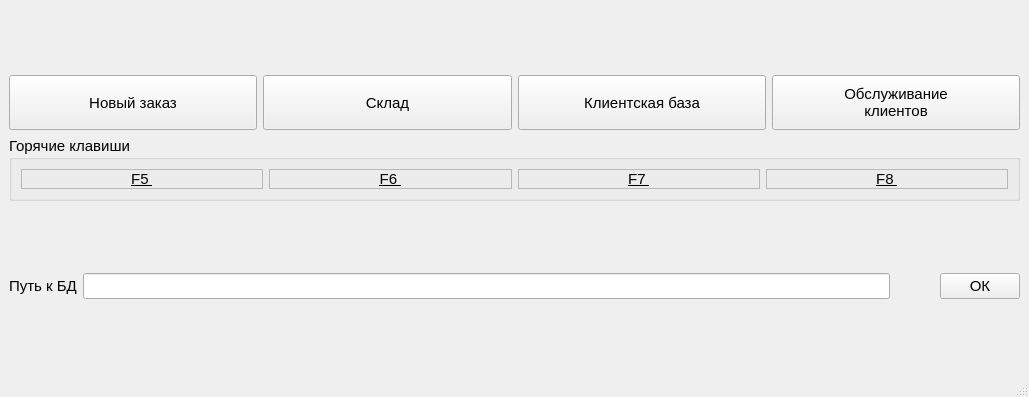
<?xml version="1.0" encoding="UTF-8"?>
<ui version="4.0">
 <class>PrimeWindow</class>
 <widget class="QMainWindow" name="PrimeWindow">
  <property name="windowModality">
   <enum>Qt::WindowModal</enum>
  </property>
  <property name="geometry">
   <rect>
    <x>0</x>
    <y>0</y>
    <width>1029</width>
    <height>397</height>
   </rect>
  </property>
  <property name="font">
   <font>
    <pointsize>11</pointsize>
   </font>
  </property>
  <property name="windowTitle">
   <string>Главное окно программы</string>
  </property>
  <widget class="QWidget" name="centralwidget">
   <layout class="QVBoxLayout" name="verticalLayout">
    <item>
     <spacer name="verticalSpacer_2">
      <property name="orientation">
       <enum>Qt::Vertical</enum>
      </property>
      <property name="sizeHint" stdset="0">
       <size>
        <width>20</width>
        <height>40</height>
       </size>
      </property>
     </spacer>
    </item>
    <item>
     <layout class="QHBoxLayout" name="horizontalLayout">
      <item>
       <widget class="QPushButton" name="newOrderButton">
        <property name="sizePolicy">
         <sizepolicy hsizetype="Minimum" vsizetype="Fixed">
          <horstretch>0</horstretch>
          <verstretch>0</verstretch>
         </sizepolicy>
        </property>
        <property name="minimumSize">
         <size>
          <width>190</width>
          <height>55</height>
         </size>
        </property>
        <property name="font">
         <font>
          <pointsize>11</pointsize>
         </font>
        </property>
        <property name="text">
         <string>Новый заказ</string>
        </property>
       </widget>
      </item>
      <item>
       <widget class="QPushButton" name="stockButton">
        <property name="minimumSize">
         <size>
          <width>190</width>
          <height>55</height>
         </size>
        </property>
        <property name="font">
         <font>
          <pointsize>11</pointsize>
         </font>
        </property>
        <property name="text">
         <string>Склад</string>
        </property>
       </widget>
      </item>
      <item>
       <widget class="QPushButton" name="clientsBaseButton">
        <property name="minimumSize">
         <size>
          <width>190</width>
          <height>55</height>
         </size>
        </property>
        <property name="font">
         <font>
          <pointsize>11</pointsize>
         </font>
        </property>
        <property name="text">
         <string>Клиентская база</string>
        </property>
       </widget>
      </item>
      <item>
       <widget class="QPushButton" name="serviceClientsButtton">
        <property name="minimumSize">
         <size>
          <width>190</width>
          <height>55</height>
         </size>
        </property>
        <property name="font">
         <font>
          <pointsize>11</pointsize>
         </font>
        </property>
        <property name="text">
         <string>Обслуживание 
клиентов</string>
        </property>
       </widget>
      </item>
     </layout>
    </item>
    <item>
     <widget class="QGroupBox" name="groupBox">
      <property name="title">
       <string>Горячие клавиши</string>
      </property>
      <layout class="QHBoxLayout" name="horizontalLayout_4">
       <item>
        <layout class="QHBoxLayout" name="horizontalLayout_3">
         <item>
          <widget class="QLabel" name="label_2">
           <property name="minimumSize">
            <size>
             <width>240</width>
             <height>0</height>
            </size>
           </property>
           <property name="font">
            <font>
             <pointsize>11</pointsize>
             <weight>50</weight>
             <bold>false</bold>
             <underline>true</underline>
            </font>
           </property>
           <property name="frameShape">
            <enum>QFrame::StyledPanel</enum>
           </property>
           <property name="frameShadow">
            <enum>QFrame::Plain</enum>
           </property>
           <property name="text">
            <string>F5 </string>
           </property>
           <property name="alignment">
            <set>Qt::AlignCenter</set>
           </property>
          </widget>
         </item>
         <item>
          <widget class="QLabel" name="label_3">
           <property name="minimumSize">
            <size>
             <width>240</width>
             <height>0</height>
            </size>
           </property>
           <property name="font">
            <font>
             <pointsize>11</pointsize>
             <weight>50</weight>
             <bold>false</bold>
             <underline>true</underline>
            </font>
           </property>
           <property name="frameShape">
            <enum>QFrame::StyledPanel</enum>
           </property>
           <property name="text">
            <string>F6 </string>
           </property>
           <property name="alignment">
            <set>Qt::AlignCenter</set>
           </property>
          </widget>
         </item>
         <item>
          <widget class="QLabel" name="label_4">
           <property name="minimumSize">
            <size>
             <width>240</width>
             <height>0</height>
            </size>
           </property>
           <property name="font">
            <font>
             <pointsize>11</pointsize>
             <weight>50</weight>
             <bold>false</bold>
             <underline>true</underline>
            </font>
           </property>
           <property name="frameShape">
            <enum>QFrame::StyledPanel</enum>
           </property>
           <property name="text">
            <string>F7 </string>
           </property>
           <property name="alignment">
            <set>Qt::AlignCenter</set>
           </property>
          </widget>
         </item>
         <item>
          <widget class="QLabel" name="label_5">
           <property name="minimumSize">
            <size>
             <width>240</width>
             <height>0</height>
            </size>
           </property>
           <property name="font">
            <font>
             <pointsize>11</pointsize>
             <weight>50</weight>
             <bold>false</bold>
             <underline>true</underline>
            </font>
           </property>
           <property name="frameShape">
            <enum>QFrame::StyledPanel</enum>
           </property>
           <property name="text">
            <string>F8 </string>
           </property>
           <property name="alignment">
            <set>Qt::AlignCenter</set>
           </property>
          </widget>
         </item>
        </layout>
       </item>
      </layout>
     </widget>
    </item>
    <item>
     <spacer name="verticalSpacer_3">
      <property name="orientation">
       <enum>Qt::Vertical</enum>
      </property>
      <property name="sizeHint" stdset="0">
       <size>
        <width>20</width>
        <height>40</height>
       </size>
      </property>
     </spacer>
    </item>
    <item>
     <layout class="QHBoxLayout" name="horizontalLayout_2">
      <item>
       <widget class="QLabel" name="label">
        <property name="font">
         <font>
          <pointsize>11</pointsize>
         </font>
        </property>
        <property name="text">
         <string>Путь к БД</string>
        </property>
       </widget>
      </item>
      <item>
       <widget class="QLineEdit" name="lineEdit">
        <property name="font">
         <font>
          <pointsize>11</pointsize>
         </font>
        </property>
       </widget>
      </item>
      <item>
       <spacer name="horizontalSpacer_6">
        <property name="orientation">
         <enum>Qt::Horizontal</enum>
        </property>
        <property name="sizeType">
         <enum>QSizePolicy::Fixed</enum>
        </property>
        <property name="sizeHint" stdset="0">
         <size>
          <width>44</width>
          <height>20</height>
         </size>
        </property>
       </spacer>
      </item>
      <item>
       <widget class="QPushButton" name="pushButton">
        <property name="font">
         <font>
          <pointsize>11</pointsize>
         </font>
        </property>
        <property name="text">
         <string>ОК</string>
        </property>
       </widget>
      </item>
     </layout>
    </item>
    <item>
     <spacer name="verticalSpacer">
      <property name="orientation">
       <enum>Qt::Vertical</enum>
      </property>
      <property name="sizeHint" stdset="0">
       <size>
        <width>20</width>
        <height>40</height>
       </size>
      </property>
     </spacer>
    </item>
   </layout>
  </widget>
  <widget class="QMenuBar" name="menubar">
   <property name="geometry">
    <rect>
     <x>0</x>
     <y>0</y>
     <width>1029</width>
     <height>31</height>
    </rect>
   </property>
  </widget>
  <widget class="QStatusBar" name="statusbar"/>
 </widget>
 <resources/>
 <connections/>
</ui>
